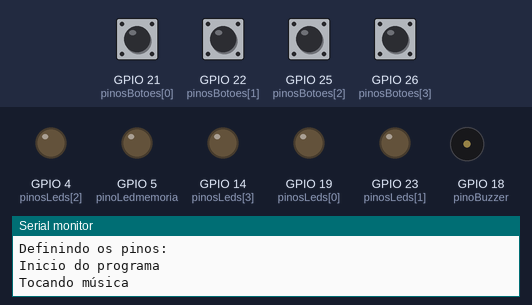
A sketch run on a simulated ESP32. Shown: output pins drawn as LEDs (lit = HIGH), buzzer (waves = sounding), the last lines printed to the serial monitor. Dashed ring = blinking. The inputs (shaded band) are chosen by the test bench; at power-on: GPIO 21 (pinosBotoes[0]), GPIO 22 (pinosBotoes[1]), GPIO 25 (pinosBotoes[2]), GPIO 26 (pinosBotoes[3]) HIGH.

Above: at 4.4 s.
4.5 s: GPIO 21 (pinosBotoes[0]) pulled LOW for 0.15 s
At 5.7 s:
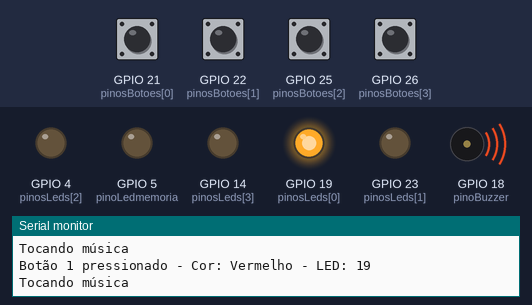
At 10.2 s:
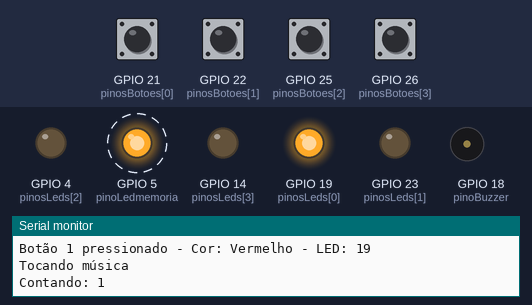
Timing chart, 0 to 16.6 s (numbered marks = the images above; inputs shaded):
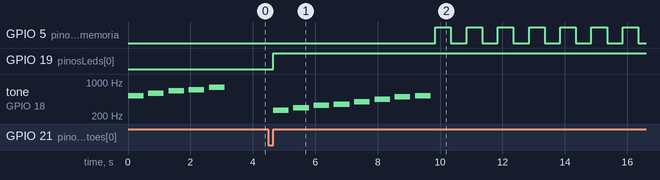

Measured:
- after the input at 4.5 s, GPIO 5 (pinoLedmemoria): alternates HIGH for 0.50 s and LOW for 0.50 s, starting after 5.4 s; GPIO 19 (pinosLeds[0]): LOW → HIGH after 0.15 s

The sketch:

Programa_DeduratorTesteV4.ino
```cpp
/*
  Projeto: Dedurator SPF (Versão com 4 botões)
  Descrição: Sistema de controle de 4 botões e 4 LEDs com música em um ESP32 WROOM.
  Faça o esp se resetar após a execução do código de um dos botões, use debounce ou uso o time para ver a diferença
*/

#include <Arduino.h>

// Definições dos pinos
const int pinosBotoes[] = {21, 22, 25, 26}; // Pinos dos botões (GPIO21, GPIO22, GPIO25, GPIO26)
const int pinosLeds[] = {19, 23, 4, 14};   // Pinos dos LEDs correspondentes aos botões
const int pinoBuzzer = 18;                 // Pino do buzzer
const int pinoLedmemoria = 5;              // Pino do led de memoria

// Cores correspondentes aos botões
const char* cores[] = {"Vermelho", "Azul", "Verde", "Amarelo"};

// Frequências das músicas
const int melodia1[] = {262, 294, 330, 349, 392, 440, 494, 523}; // Música 1
const int melodia2[] = {523, 494, 440, 392, 349, 330, 294, 262}; // Música 2
const int melodiaInicial[] = {523, 587, 659, 698, 784};          // Música de inicialização
const int duracaoNota = 500; // Duração das notas

// Variáveis para verificação de botão
int estadoAnterior[] = {HIGH, HIGH, HIGH, HIGH}; // Estado anterior dos pinos de entrada
int estadoAtual[] = {HIGH, HIGH, HIGH, HIGH};    // Leitura atual dos pinos de entrada
bool emExecucao = false; // Variável de trava para impedir múltiplas execuções

// Controle de debounce
unsigned long ultimoTempoBotao[] = {0, 0, 0, 0};  // Tempo da última leitura válida para cada botão
const unsigned long debounceDelay = 50;           // Delay de debounce (50 ms)

void setup() {
  Serial.begin(115200);

  Serial.println("Definindo os pinos:");
  // Inicializa os pinos dos botões como entrada com pull-up interno
  for (int i = 0; i < 4; i++) {
    pinMode(pinosBotoes[i], INPUT_PULLUP);
  }

  // Inicializa os pinos dos LEDs como saída
  for (int i = 0; i < 4; i++) {
    pinMode(pinosLeds[i],
OUTPUT);
  }

  // Inicializa o pino do buzzer como saída
  pinMode(pinoBuzzer, OUTPUT);

  // Inicializa o pino do led de memória como saída
  pinMode(pinoLedmemoria, OUTPUT);

  Serial.println("Inicio do programa");
  // Toca a música de inicialização
  tocarMelodia(melodiaInicial, sizeof(melodiaInicial) / sizeof(int));
}

void loop() {
  // Se já está executando uma ação, não verifica novos botões
  if (emExecucao) {
    return;
  }

  for (int i = 0; i < 4; i++) {
    estadoAtual[i] = digitalRead(pinosBotoes[i]);
    unsigned long tempoAtual = millis();

    // Verifica se o botão foi pressionado e se passou o tempo do debounce
    if (estadoAnterior[i] == LOW && estadoAtual[i] == HIGH && (tempoAtual - ultimoTempoBotao[i]) > debounceDelay) {
      // Atualiza o último tempo de leitura válido para o botão atual
      ultimoTempoBotao[i] = tempoAtual;

      // Ativa a trava
      emExecucao = true;

      // Botão pressionado
      Serial.printf("Botão %d pressionado - Cor: %s - LED: %d\n", i + 1, cores[i], pinosLeds[i]);

      // Acende LED correspondente ao botão
      digitalWrite(pinosLeds[i], HIGH);

      // Toca a primeira música
      tocarMelodia(melodia1, sizeof(melodia1) / sizeof(int));

      // Contagem de 10 segundos com o LED de memória piscando
      for (int j = 1; j <= 10; j++) {
        Serial.print("Contando: ");
        Serial.println(j);
        digitalWrite(pinoLedmemoria, HIGH);
        delay(500);
        digitalWrite(pinoLedmemoria, LOW);
        delay(500);
      }

      // Toca a segunda música
      tocarMelodia(melodia2, sizeof(melodia2) / sizeof(int));

      // Apaga LED correspondente ao botão
      digitalWrite(pinosLeds[i], LOW);

      // Aviso de fim da contagem da chance de resposta
      Serial.println("Fim de chance");

      // Desativa a trava após a execução
      emExecucao = false;
    }
    estadoAnterior[i] = estadoAtual[i]; // Atualiza o estado anterior dos botões
  }
}

// Função para tocar uma melodia
void tocarMelodia(const int *melodia, int tamanho) {
  Serial.println("Tocando música");
  for (int i = 0; i < tamanho; i++) {
    tone(pinoBuzzer, melodia[i], duracaoNota);
    delay(duracaoNota * 1.30);
    noTone(pinoBuzzer);
  }
}

// Copyright (c) 2024, Vinicius Kum
```
